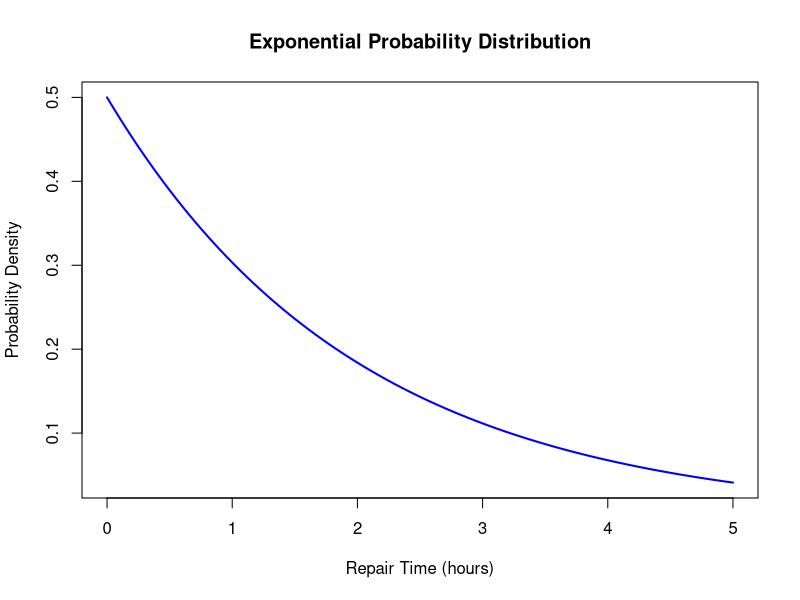
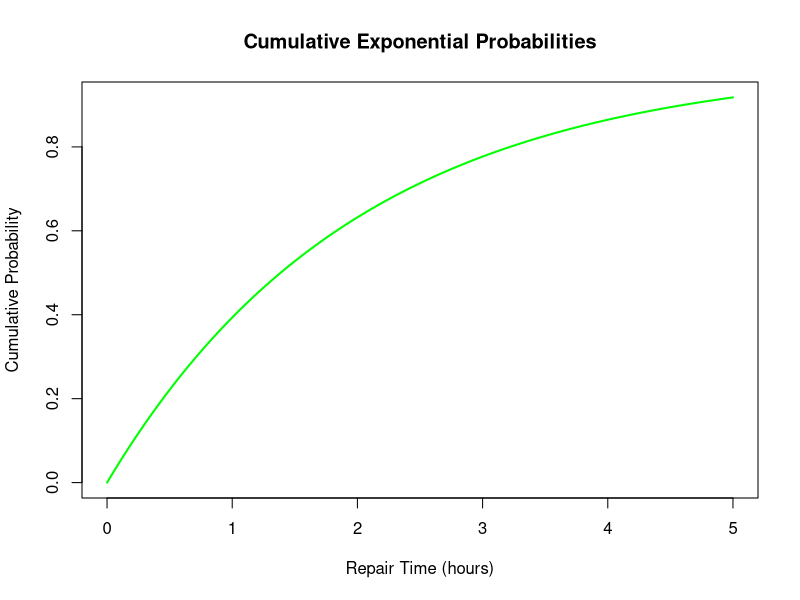
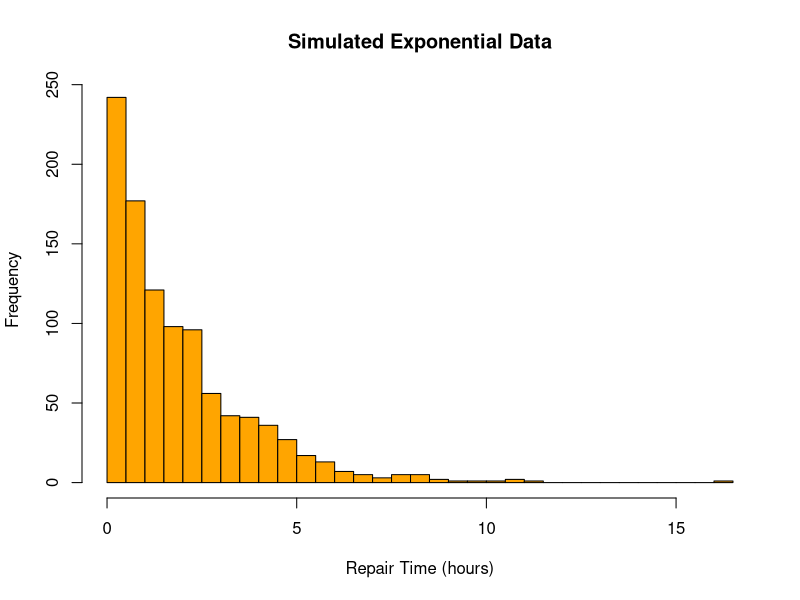

R code for these plots, in order:


# Parameters
a <- 0
b <- 60

# Calculate probability
prob_a <- 1 - punif(45, min = a, max = b)

# Print result
cat("Probability that waiting time is more than 45 minutes:", prob_a, "\n")



# Calculate probability
prob_b <- punif(30, min = a, max = b) - punif(20, min = a, max = b)

# Print result
cat("Probability that waiting time lies between 20 and 30 minutes:", prob_b, "\n")












# Parameters
lambda <- 1/2
x <- 3

# Calculate density function
density_at_x <- dexp(x, rate = lambda)

# Print result
cat("Density function at x =", x, ":", density_at_x, "\n")

# Generate x values
x_values <- seq(0, 5, length.out = 100)

# Calculate corresponding y values using the density function
y_values <- dexp(x_values, rate = lambda)

# Plot the graph
plot(x_values, y_values, type = "l", col = "blue", lwd = 2,
     xlab = "Repair Time (hours)", ylab = "Probability Density",
     main = "Exponential Probability Distribution")

# Calculate cumulative probability
prob_at_most_3 <- pexp(3, rate = lambda)

# Print result
cat("Probability that repair time takes at most 3 hours:", prob_at_most_3, "\n")

# Calculate cumulative probabilities
cumulative_probs <- pexp(x_values, rate = lambda)

# Plot the graph
plot(x_values, cumulative_probs, type = "l", col = "green", lwd = 2,
     xlab = "Repair Time (hours)", ylab = "Cumulative Probability",
     main = "Cumulative Exponential Probabilities")

# Simulate 1000 random numbers
simulated_data <- rexp(1000, rate = lambda)

# Plot the histogram
hist(simulated_data, breaks = 30, col = "orange", main = "Simulated Exponential Data",
     xlab = "Repair Time (hours)", ylab = "Frequency")



# Parameters
alpha <- 2
beta <- 1/3

# Calculate probability
prob_at_least_1 <- pgamma(1, shape = alpha, rate = beta, lower.tail = FALSE)

# Print result
cat("Probability that the lifetime is at least 1 unit of time:", prob_at_least_1, "\n")


# Given probability
target_probability <- 0.70

# Find c using quantile function
c_value <- qgamma(target_probability, shape = alpha, rate = beta)

# Print result
cat("The value of c such that P(X ≤ c) ≥ 0.70 is:", c_value, "\n")